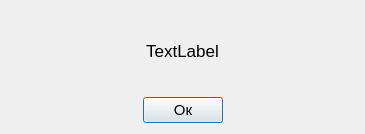
<?xml version="1.0" encoding="UTF-8"?>
<ui version="4.0">
 <class>errorWindow</class>
 <widget class="QDialog" name="errorWindow">
  <property name="geometry">
   <rect>
    <x>0</x>
    <y>0</y>
    <width>365</width>
    <height>132</height>
   </rect>
  </property>
  <property name="windowTitle">
   <string>Попередження!</string>
  </property>
  <layout class="QGridLayout" name="gridLayout_2">
   <item row="0" column="0">
    <widget class="QLabel" name="label">
     <property name="minimumSize">
      <size>
       <width>0</width>
       <height>80</height>
      </size>
     </property>
     <property name="font">
      <font>
       <pointsize>13</pointsize>
      </font>
     </property>
     <property name="text">
      <string>TextLabel</string>
     </property>
     <property name="alignment">
      <set>Qt::AlignCenter</set>
     </property>
    </widget>
   </item>
   <item row="1" column="0">
    <layout class="QGridLayout" name="gridLayout">
     <property name="leftMargin">
      <number>0</number>
     </property>
     <property name="topMargin">
      <number>0</number>
     </property>
     <property name="rightMargin">
      <number>0</number>
     </property>
     <property name="bottomMargin">
      <number>0</number>
     </property>
     <property name="spacing">
      <number>6</number>
     </property>
     <item row="0" column="0">
      <spacer name="horizontalSpacer">
       <property name="orientation">
        <enum>Qt::Horizontal</enum>
       </property>
       <property name="sizeHint" stdset="0">
        <size>
         <width>40</width>
         <height>20</height>
        </size>
       </property>
      </spacer>
     </item>
     <item row="0" column="1">
      <widget class="QPushButton" name="pushButton">
       <property name="font">
        <font>
         <pointsize>11</pointsize>
        </font>
       </property>
       <property name="text">
        <string>Ок</string>
       </property>
      </widget>
     </item>
     <item row="0" column="2">
      <spacer name="horizontalSpacer_2">
       <property name="orientation">
        <enum>Qt::Horizontal</enum>
       </property>
       <property name="sizeHint" stdset="0">
        <size>
         <width>40</width>
         <height>20</height>
        </size>
       </property>
      </spacer>
     </item>
    </layout>
   </item>
  </layout>
 </widget>
 <resources/>
 <connections/>
</ui>
